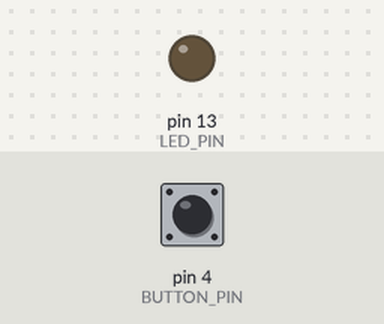
This sketch was run on a simulated Arduino Uno, built with avr-gcc and run on an emulated ATmega328P. On the bench: output pins drawn as LEDs (lit = HIGH). The inputs (shaded band) are chosen by the test bench; at power-on: pin 4 (BUTTON_PIN) LOW.

Above: at 1.2 s.
1.3 s: pin 4 (BUTTON_PIN) pulled HIGH for 0.15 s
At 1.37 s:
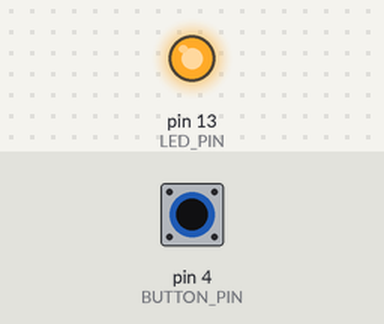
2.9 s: pin 4 (BUTTON_PIN) pulled HIGH for 3.2 s
At 6.6 s:
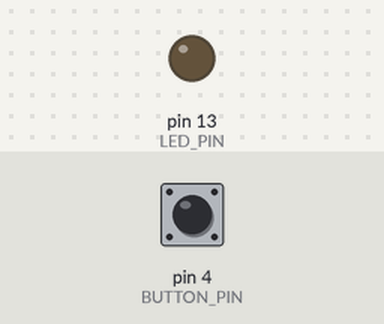
Timing chart, 0 to 8.1 s (numbered marks = the images above; inputs shaded):
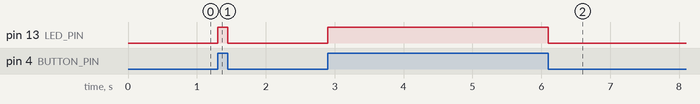

The sketch:

button_led.ino
```cpp
// LED ON when button pressed, OFF when released
// Arduino UNO

#define LED_PIN 13
#define BUTTON_PIN 4

void setup()
{
    pinMode(LED_PIN, OUTPUT);     // LED as output
    pinMode(BUTTON_PIN, INPUT);   // Button as input
}

void loop()
{
    int buttonState = digitalRead(BUTTON_PIN);

    if (buttonState == HIGH)      // Button pressed
    {
        digitalWrite(LED_PIN, HIGH);
    }
    else                          // Button released
    {
        digitalWrite(LED_PIN, LOW);
    }
}
```

Measured:
- after the input at 1.3 s, pin 13 (LED_PIN): LOW → HIGH at once, → LOW 0.15 s later
- after the input at 2.9 s, pin 13 (LED_PIN): LOW → HIGH at once, → LOW 3.2 s later
